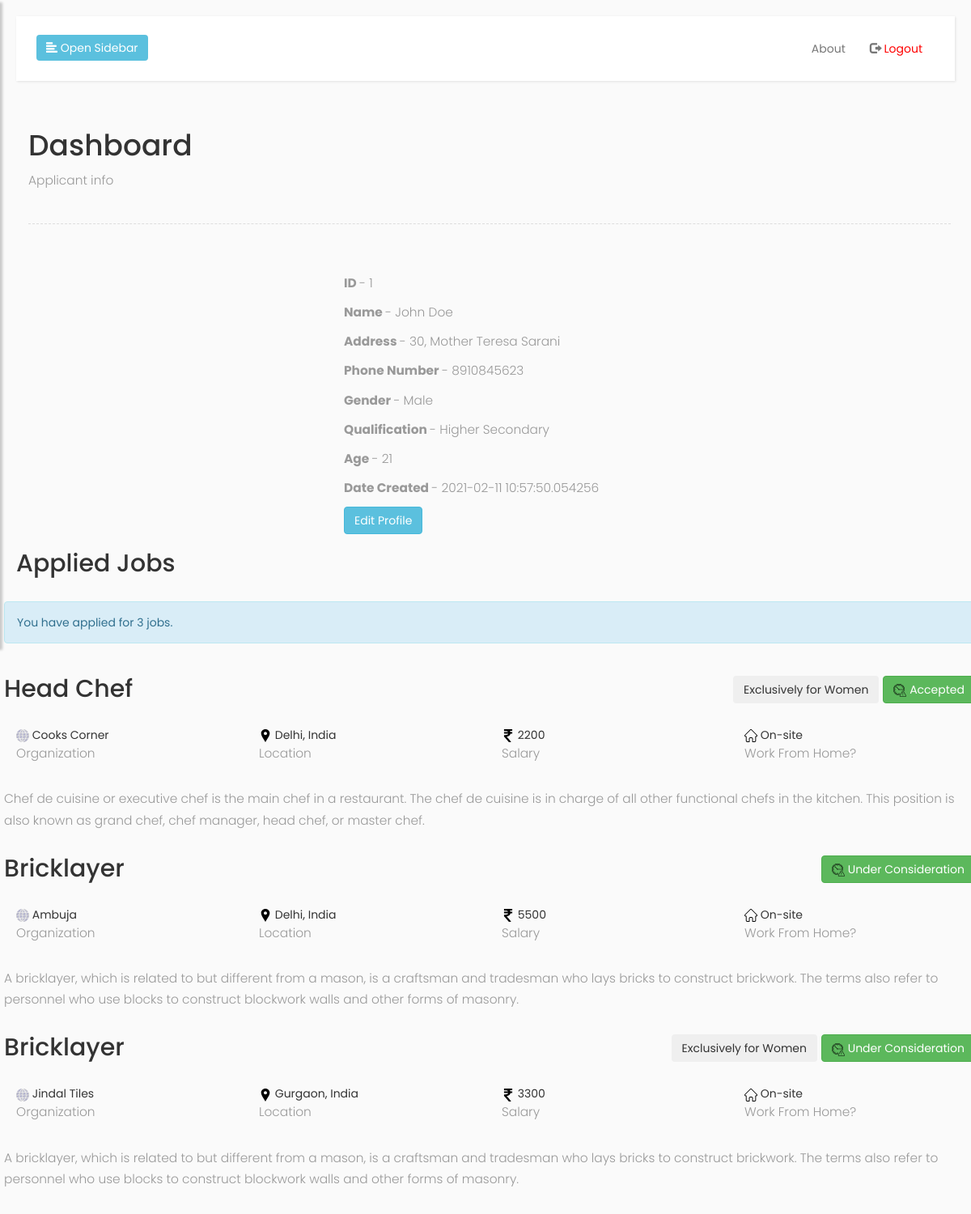
The app's page /applicant/dashboard (signed in) with its own data.
### app.py (models this page shows, shortened)
class Applicants(UserMixin, db.Model):
	id=db.Column(db.Integer, primary_key=True)
	username=db.Column(db.String(15),unique=True)
	password=db.Column(db.String(80))
	name = db.Column(db.String(200),nullable=False)
	address = db.Column(db.String(200), nullable=False)
	phone = db.Column(db.Integer, nullable=False)
	gender = db.Column(db.String(200), nullable=False)
	qualification = db.Column(db.String(200), nullable=False)
	age = db.Column(db.String(200), nullable=False)
	date_created = db.Column(db.DateTime, default=datetime.utcnow)

class Jobs(db.Model):
	id=db.Column(db.Integer, primary_key=True)
	post=db.Column(db.String(200), nullable=False)
	organization=db.Column(db.String(200), nullable=False)
	salary=db.Column(db.Integer, nullable=False)
	location=db.Column(db.String(200), nullable=False)
	description=db.Column(db.String(200),nullable=False)
	category=db.Column(db.String(200),nullable=False)
	wfh=db.Column(db.String(200), nullable=False)
	restart=db.Column(db.String(200), nullable=False)

class Applications(db.Model):
	id=db.Column(db.Integer, primary_key=True)
	applicant_id=db.Column(db.Integer, nullable=False)
	job_id=db.Column(db.Integer, nullable=False)
	status=db.Column(db.String(200))

### app.py (the view)
@app.route('/applicant/dashboard', methods=['GET','POST'])
@login_required
def applicantdashboard():
	jobsapplied = []
	applicant = current_user
	applications = Applications.query.filter_by(applicant_id=applicant.id).all()
	for x in applications:
		jobsapplied.append(Jobs.query.get(x.job_id))
	jobs = Jobs.query.all()
	return render_template('applicant_dashboard.html',applicant=applicant,applications = applications, jobs=jobs)

### app.py (called while the page is built)
@login_manager2.user_loader
def load_user2(user_id):
	return Applicants.query.get((user_id))

### templates/applicant_dashboard.html (shortened to what this page needs)
{% extends 'base.html' %}
{% block logout %}
<li>
	<a href="/applicantlogout">
		<span class="glyphicon glyphicon-log-out"></span> <span style="color: red;">Logout</span>
	</a>
</li>
{% endblock %}
{% block container %}
<h1>Dashboard</h1>
<p>Applicant info</p>
<div class="line"></div>
<br>
<div class="row">
	<div class="col-sm-4">
	</div>
	<div class="col-sm-8">
		<p id="applicant-id"><b>ID </b>- {{ applicant.id }}</p>
		<p id="applicant-name"><b>Name </b>- {{ applicant.name }}</p>
		<p id="applicant-address"><b>Address </b>- {{ applicant.address }}</p>
		<p id="applicant-phone"><b>Phone Number </b>- {{ applicant.phone }}</p>
		<p id="applicant-gender"><b>Gender </b>- {{ applicant.gender }}</p>
		<p id="applicant-qualification"><b>Qualification </b>- {{ applicant.qualification }}</p>
		<p id="applicant-age"><b>Age </b>- {{ applicant.age }}</p>
		<p id="applicant-date-created"><b>Date Created </b>- {{ applicant.date_created }}</p>
		<button type="button" class="btn btn-info" value="Edit Profile"><a href="/applicant/edit/{{ applicant.id }}">Edit Profile</a></button>
	</div>
</div>
<div class="row">
	<h2>Applied Jobs</h2>
	{% if applications|length < 1 %}
	<p>You haven't applied for any jobs yet :(</p>
	{% else %}
	<br>
	<div id="ApplicantInfo" class="row alert alert-info text-info" role="info">You have applied for {{ applications|length }} jobs.</div>
	{% for application in applications %}
	<div class="row">
		<div class="col-sm-12">
			<div class="row">
				<h2>{{ jobs[(application.job_id)-1].post }}
					<button  class="btn btn-success" value="1" style="float: right;"><img src="{{ url_for('static',filename='img/timedelay.svg') }}" style="max-height: 16px; max-width: 16px;"> {{ application.status }}</button>
					{% if jobs[(application.job_id)-1].restart == 'No' %}
					<button type="button" class="btn btn-dark" style="float: right; margin-right: 5px;">Exclusively for Women</button>
					{% endif %}
				</h2>
			</div>
			<br>
			<div class="row">
				<div class="col-sm-3">
					<img src="{{ url_for('static',filename='img/organization.svg') }}" style="max-height: 16px; max-width: 16px;"> {{ jobs[(application.job_id)-1].organization }}
					<br>
					<p>Organization</p>
				</div>
				<div class="col-sm-3">
					<img src="{{ url_for('static',filename='img/location.svg') }}" style="max-height: 16px; max-width: 16px;"> {{ jobs[(application.job_id)-1].location }}
					<br>
					<p>Location</p>
				</div>
				<div class="col-sm-3" style="display: inline-block;">
					<img src="{{ url_for('static',filename='img/rupee-indian.svg') }}" style="max-height: 16px; max-width: 16px;"> {{ jobs[(application.job_id)-1].salary }}
					<br>
					<p>Salary</p>
				</div>
				<div class="col-sm-3">
					<img src="{{ url_for('static',filename='img/home.svg') }}" style="max-height: 16px; max-width: 16px;"> {{ jobs[(application.job_id)-1].wfh }}
					<br>
					<p>Work From Home?</p>
				</div>
			</div>
			<br>
			<div class="row">
				<p>{{ jobs[(application.job_id)-1].description }}</p>
			</div>
		</div>
	</div>
	{% endfor %}
	{% endif %}
</div>
{% endblock %}

### static/css/main.css (style rules this page uses)
body { font-family: 'Poppins', sans-serif; background: #fafafa; }
p { font-family: 'Poppins', sans-serif; font-size: 1.1em; font-weight: 300; line-height: 1.7em; color: #999; }
a, a:hover, a:focus { color: inherit; text-decoration: none; transition: all 0.3s; }
.line { width: 100%; height: 1px; border-bottom: 1px dashed #ddd; margin: 40px 0; }

### records on screen
Applicants: id "1", name "John Doe", address "30, Mother Teresa Sarani", phone "8910845623", gender "Male", qualification "Higher Secondary", age "21", date_created "2021-02-11 10:57:50.054256"
Applications: status "Accepted", shows "Exclusively for Women"
Jobs: post "Head Chef", organization "Cooks Corner", location "Delhi, India", salary "2200", wfh "On-site", description "Chef de cuisine or executive chef is the main chef in a restaurant. The chef de cuisine is in charge of all other functional chefs in the kitchen. This position is also known as grand chef, chef manager, head chef, or master chef."
Applications: status "Under Consideration"
Jobs: post "Bricklayer", organization "Ambuja", location "Delhi, India", salary "5500", wfh "On-site", description "A bricklayer, which is related to but different from a mason, is a craftsman and tradesman who lays bricks to construct brickwork. The terms also refer to personnel who use blocks to construct blockwork walls and other forms of masonry."
Applications: status "Under Consideration", shows "Exclusively for Women"
Jobs: post "Bricklayer", organization "Jindal Tiles", location "Gurgaon, India", salary "3300", wfh "On-site", description "A bricklayer, which is related to but different from a mason, is a craftsman and tradesman who lays bricks to construct brickwork. The terms also refer to personnel who use blocks to construct blockwork walls and other forms of masonry."

### other values on screen
{{ applications|length }} "3"
